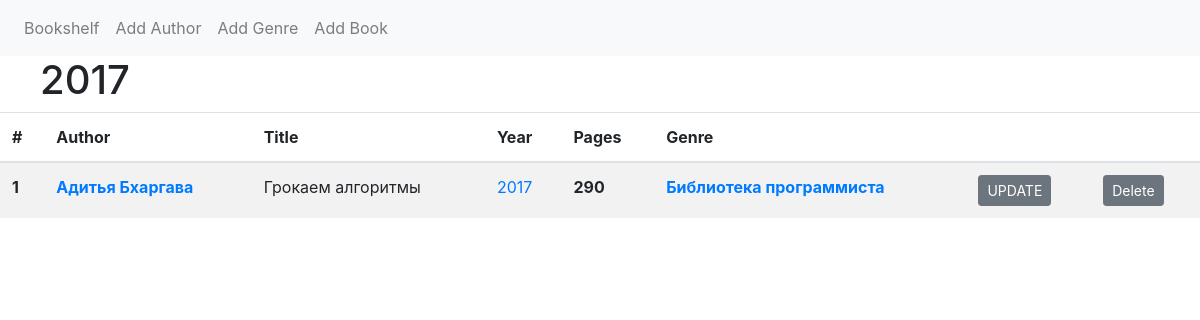
Page /year/2017/ on the committed database.
### models.py (models this page shows)
class Book(Model):
    id = AutoField(primary_key=True, unique=True)
    author = ForeignKeyField(Author, backref='books')
    title = TextField(null=False)
    year = IntegerField(null=False)
    pages = IntegerField(null=True)
    genre = ForeignKeyField(Genre, backref='books')
    class Meta:
        database = db

class Author(Model):
    id = AutoField(primary_key=True, unique=True)
    name = CharField(max_length=255)
    description = TextField(null=True)
    class Meta:
        database = db

class Genre(Model):
    id = AutoField(primary_key=True, unique=True)
    name = CharField(max_length=255)
    description = TextField(null=True)
    class Meta:
        database = db

### app.py (the view)
@app.route('/year/<int:pk>/')
def books_by_year(pk):
    books = Book.select().where(Book.year == pk)
    return render_template('main.html', books=books, page_name=pk)

### templates/main.html (shortened to what this page needs)
{% extends 'index.html' %} {% block body %}
<div class="row" style="margin-left: 2.5em">
  <h1>{{ page_name }}</h1>
</div>
<div class="container-space">
  <table class="table table-striped">
    <thead>
      <tr>
        <th scope="col">#</th>
        <th scope="col">Author</th>
        <th scope="col">Title</th>
        <th scope="col">Year</th>
        <th scope="col">Pages</th>
        <th scope="col">Genre</th>
        <th scope="col"></th>
        <th scope="col"></th>
      </tr>
    </thead>
    <tbody>
      {% for book in books %}
      <tr>
        <th scope="row">{{loop.index}}</th>
        <th><a href="/author/{{book.author.id}}/">{{book.author.name}}</a></th>
        <td>{{book.title}}</td>
        <td><a href="/year/{{book.year}}/">{{book.year}}</a></td>
        <th>{{book.pages}}</th>
        <th><a href="/genre/{{book.genre.id}}/">{{book.genre.name}}</a></th>
        <th>
          <form method="get" action="/update/book/{{book.id}}">
            <input
              type="submit"
              value="UPDATE"
              class="btn btn-secondary btn-sm"
            />
          </form>
        </th>
        <th>
          <form method="post" action="delete/book/">
            <input
              type="submit"
              value="Delete"
              class="btn btn-secondary btn-sm"
            />
          </form>
        </th>
        {% endfor %}
      </tr>
    </tbody>
  </table>
</div>
{% endblock %}

### rows in the picture
Book: author.name "Адитья Бхаргава", title "Грокаем алгоритмы", year "2017", pages "290", genre.name "Библиотека программиста"

### other values in the picture
{{ page_name }} "2017"
